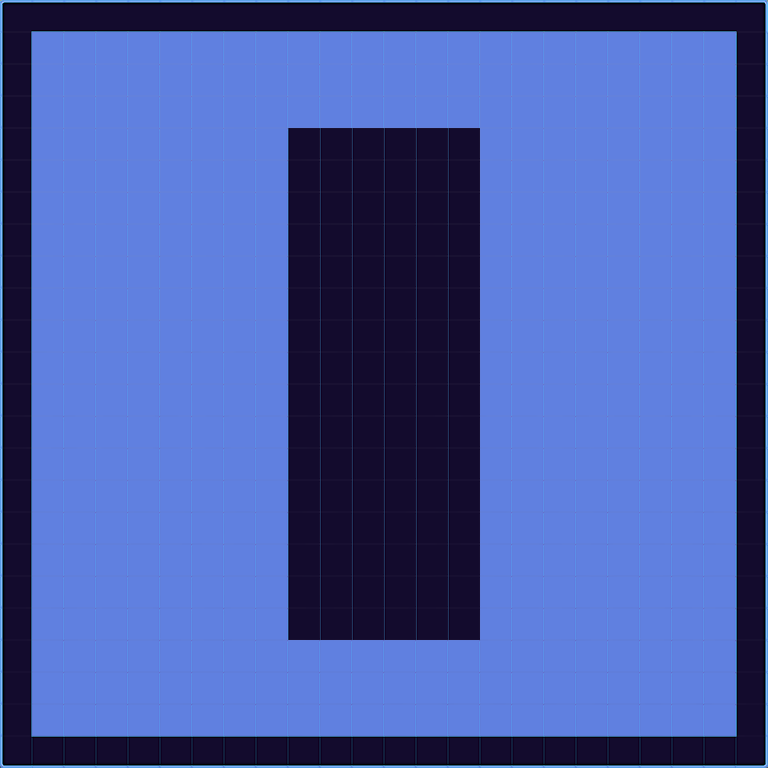

A level layout from a 2D game, rendered from its tile map. Below: a short description, then the map file with tile-grid data replaced by summaries:
An orthogonal 24x24 tile map with 32x32 px tiles, 1 tile layer (ForegroundPlatformLayer), 1 image layer.

<map version="1.0" orientation="orthogonal" renderorder="right-down" width="24" height="24" tilewidth="32" tileheight="32" nextobjectid="1">
 <tileset firstgid="1" name="lvTiles2" tilewidth="32" tileheight="32">
  <image source="lvTiles2.png" width="320" height="32" />
 </tileset>
 <imagelayer name="BackgroundImageLayer" x="-1" y="-2">
  <image source="bgim.png" />
  <properties>
   <property name="collidable" value="false" />
   <property name="imageheight" value="960" />
   <property name="imagewidth" value="960" />
  </properties>
 </imagelayer>
 <layer name="ForegroundPlatformLayer" width="24" height="24">
  <properties>
   <property name="collidable" value="true" />
  </properties>
  <data>[576 cells, 576 non-empty, 10 distinct tile ids]</data>
 </layer>
</map>
